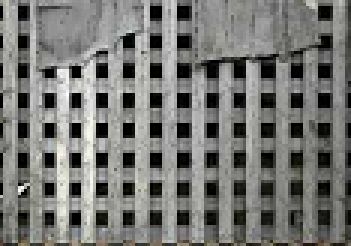
%> input picture texture_19_9_18/images/0.bmp, 117 x 82 px (shown 3 times larger)
$ octave statistic_for_contours_11_19.m   (GNU Octave 9; MATLAB toolbox functions it lacks are replaced by stand-ins)
%> lines starting %> are read from the running program, lines starting %| are printed output that depends on the picture; in (x1, y1, x2, y2) boxes, pixels count from 0 and x2, y2 are one past the last pixel; in counts of white or black regions, pixels touching at a corner belong together; the program's own positions count from 1
### texture_19_9_18/shadow.m
function out=shadow(input,value)
hold on;
%%
a=input<value;% nature image
% a=input>value;% structure image
%%
[m n]=find(a);
for ii=1:length(m)
    x=n(ii)+[0 0 1 1];
    y=m(ii)+[0 1 1 0];
    patch(x,y,'b','edgecolor','none','facealpha',0.4);
end
hold off;
% axis equal;     %axis square/将当前坐标系图形设置为方形。横轴及纵轴比例是1：1
%axis equal/将横轴纵轴的定标系数设成相同值
out=1;

### texture_19_9_18/statistic_for_contours_11_19.m
%%
% 2019年11月19日
%本代码主要涉及以下操作：
%使用matlab代码L0滤波图像，然后使用opencv提取图像轮廓，最后使用分块处理，提取轮廓图中结构的方向变化，并统计各个块内数据和的直方图。
%%
close all
addpath(genpath(pwd));
%% input the picture
[FileName, FilePath]=uigetfile('*.jpg;*.png;*.tif;*.img;*.bmp;*.gif;','请选择图像数据');
%> the answer given: images/0.bmp
str=[FilePath FileName];
img_rgb=imread(str);
%> img_rgb is the input picture: size 82x117x3 uint8; mean R, G, B 118.7, 119.1, 115.8
img_original=imread('\images\0.bmp'); %%input original image
%% convert to gray image
img_gray=rgb2gray(img_rgb);
img_gray(img_gray<100)=0;
%%
temp_img_gray=double(img_gray);       %% convert to double type
temp_img_gray(temp_img_gray>100)=1;   %% 将非零数据转换为1，便于使用函数统计块内轮廓点的个数，即统计1的总个数
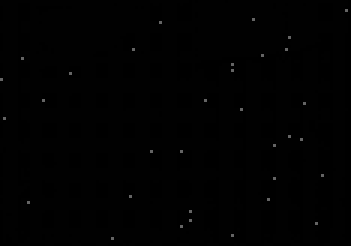
%> temp_img_gray: size 82x117 double (shown 3 times larger); min 0, max 100, mean 1.1
%% 图像旋转
% [8 lines of commented-out code are left out]
%%
fun = @(block_struct) sum(sum(block_struct.data));                    %Create block processing function.
patch_size_x=5;
patch_size_y=2;
tatistic_data=blockproc(temp_img_gray,[patch_size_x patch_size_y],fun);   % Select the appropriate batch size
%% Statistical the blocks-sum value distribution
stbl=tabulate(tatistic_data(:));
%> stbl = 22 rows, first 12: [7 24 2.39; 8 102 10.17; 6 68 6.78; 108 7 0.698; 105 5 0.499; 5 58 5.78; 1 35 3.49; 10 400 39.88; 0 68 6.78; 9 60 5.98; 2 109 10.87; 3 20 1.99]
figure
plot(stbl(:,1),stbl(:,2)); %线性，颜色，标记
xlabel('块和的值');  %x轴坐标描述
ylabel('统计数');
title_name=strcat(num2str(patch_size_x),'x', num2str(patch_size_y),'块的统计图');
title(title_name);
set(0,'defaultfigurecolor','w');
set(gca,'XTick',0:1:17);
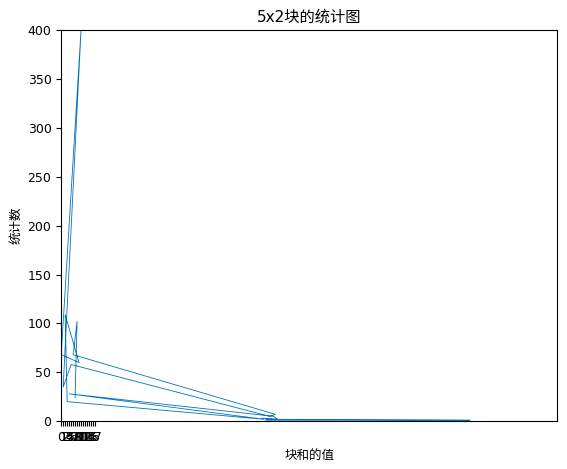
%> figure redrawn from the program's plot data
%%
[max_index_r max_index_c]=find(stbl(:,2)==max(stbl(:,2)));
%> max_index_r = 8; max_index_c = 1
max_value=stbl(max_index_r,1);
%> max_value = 10
[sort_stbl_data,org_index]=sortrows(stbl,-2);       % 负数代表降序排列
%> sort_stbl_data = 22 rows, first 12: [10 400 39.88; 2 109 10.87; 8 102 10.17; 6 68 6.78; 0 68 6.78; 9 60 5.98; 5 58 5.78; 1 35 3.49; 4 28 2.79; 7 24 2.39; 3 20 1.99; 108 7 0.698]; org_index = 22 values, max 22 at index 19, min 1 at index 10, mean 11.5
%%  散点映射
[row col]=size(tatistic_data);
%> row = 17; col = 59
shadow_patch=zeros(row*patch_size_x,col*patch_size_y);
for i=1:row
    for j=1:col
        if tatistic_data(i,j)==sort_stbl_data(2,1);
            shadow_patch((i-1)*patch_size_x+1:(i)*patch_size_x,(j-1)*patch_size_y+1:(j)*patch_size_y)=1;
        end
    end
end
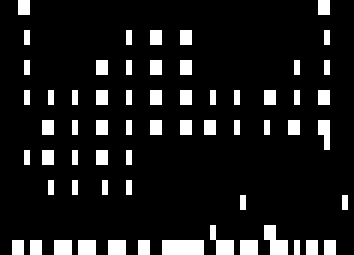
%> shadow_patch: size 85x118 double (shown 3 times larger); values 0 (black) and 1 (white), 10.9% white; 61 white regions (28 under 20 px), largest, box (x1, y1, x2, y2) and area: (54, 80, 68, 85) 70, (88, 75, 96, 85) 50, (70, 75, 78, 85) 40
%%
figure
imshow(temp_img_gray)
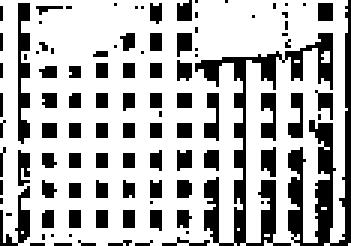
%> displayed picture: size 82x117, on the screen's scale of 0 to 255 (shown 3 times larger); 71.4% white; 103 black regions (52 under 20 px), largest, box (x1, y1, x2, y2) and area: (65, 11, 111, 82) 612, (96, 0, 117, 82) 503, (6, 1, 10, 48) 131
out=shadow(shadow_patch,0);
%> in shadow, `a=input<value;`: a: size 85x118 logical; every value is 0
%> in shadow, `[m n]=find(a);`: m = []
%> out = 1
title_name=strcat(num2str(patch_size_x),'x', num2str(patch_size_y),'块的映射图');
title(title_name);
%%
%%%%%%%%%%%%%%%%%%%%%%%%%%%%%%%%%%%%%%%%%%%%%%%%%%%%%%%%%%%%%%%%%%%%%%%%%%%%%%%%%%%%%%%%%%%%%%%%%%%%%%%%
% 以下代码为步长为1的统计代码
%% 步长为1的的统计
[row_0 col_0]=size(temp_img_gray);
%> row_0 = 82; col_0 = 117
tatistic_data_step_1=zeros(row_0-patch_size_x+1,col_0-patch_size_y+1);
for i=1:row_0-patch_size_x+1
    for j=1:col_0-patch_size_y+1
        temp_data=temp_img_gray(i:i+patch_size_x-1,j:j+patch_size_y-1);
        tatistic_data_step_1(i,j)=sum(sum(temp_data));
    end
end
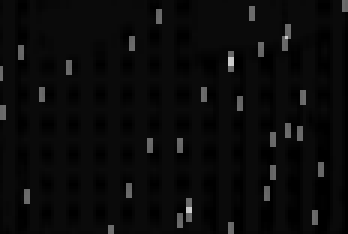
%> tatistic_data_step_1: size 78x116 double (shown 3 times larger); min 0, max 208, mean 10.7
%% Statistical the blocks-sum value distribution
stbl=tabulate(tatistic_data_step_1(:));
%> stbl = 28 rows, first 12: [7 402 4.44; 6 715 7.9; 5 664 7.34; 8 726 8.02; 9 454 5.02; 105 41 0.453; 106 37 0.409; 107 33 0.365; 108 37 0.409; 109 35 0.387; 4 471 5.21; 10 3933 43.47]
figure
plot(stbl(:,1),stbl(:,2)); %线性，颜色，标记
xlabel('块和的值');  %x轴坐标描述
ylabel('统计数');
title_name=strcat(num2str(patch_size_x),'x', num2str(patch_size_y),'块的统计图');
title(title_name);
set(0,'defaultfigurecolor','w');
set(gca,'XTick',0:1:17);
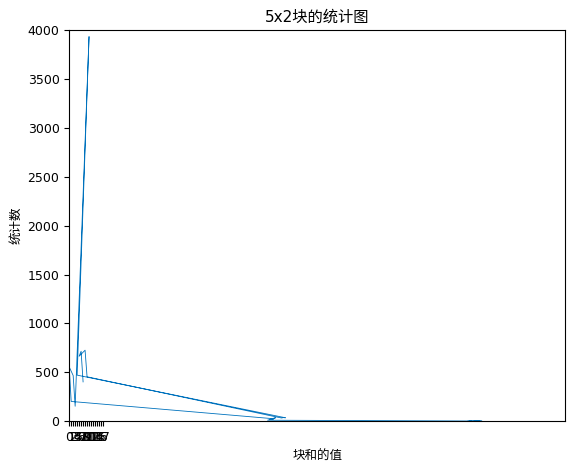
%> figure redrawn from the program's plot data
%% 排序
[sort_stbl_data,org_index]=sortrows(stbl,-2);       % 负数代表降序排列
%> sort_stbl_data = 28 rows, first 12: [10 3933 43.47; 8 726 8.02; 6 715 7.9; 5 664 7.34; 0 555 6.13; 4 471 5.21; 2 467 5.16; 9 454 5.02; 7 402 4.44; 1 202 2.23; 3 153 1.69; 105 41 0.453]; org_index = 28 values, max 28 at index 28, min 1 at index 9, mean 14.5
%% 散点映射
[row_1 col_1]=size(tatistic_data_step_1);
%> row_1 = 78; col_1 = 116
shadow_patch=zeros(row_1+patch_size_x-1,col_1+patch_size_y-1);
for i=1:row_1
    for j=1:col_1
        if tatistic_data_step_1(i,j)>=6;
            shadow_patch(i:i+patch_size_x-1,j:j+patch_size_y-1)=1;
        end
    end
end
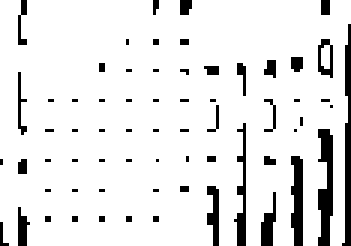
%> shadow_patch: size 82x117 double (shown 3 times larger); values 0 (black) and 1 (white), 90% white; 65 black regions (55 under 20 px), largest, box (x1, y1, x2, y2) and area: (106, 43, 111, 82) 140, (114, 8, 117, 82) 133, (97, 52, 101, 82) 100
%%
figure
imshow(temp_img_gray)
out=shadow(shadow_patch,0);
%> in shadow (call 2), `a=input<value;`: a: size 82x117 logical; every value is 0
title_name=strcat(num2str(patch_size_x),'x', num2str(patch_size_y),'块的映射图');
title(title_name);
%%
imwrite(shadow_patch,'final_matrix_2x5.jpg');

$ run again, with texture_19_9_18/images/11.bmp copied over texture_19_9_18/images/0.bmp
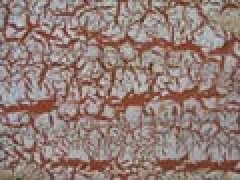
%> input picture texture_19_9_18/images/11.bmp, 120 x 90 px (shown 2 times larger)
%> img_rgb is the input picture: size 90x120x3 uint8; mean R, G, B 147.5, 124.9, 119
%> `stbl=tabulate(tatistic_data(:));`: stbl = 23 rows, first 12: [7 98 9.07; 10 376 34.81; 8 147 13.61; 9 175 16.2; 108 9 0.833; 5 53 4.91; 6 78 7.22; 4 36 3.33; 2 17 1.57; 104 1 0.0926; 207 2 0.185; 107 17 1.57]
%> max_index_r = 2; max_index_c = 1
%> max_value = 10
%> `[sort_stbl_data,org_index]=sortrows(stbl,-2);`: sort_stbl_data = 23 rows, first 12: [10 376 34.81; 9 175 16.2; 8 147 13.61; 7 98 9.07; 6 78 7.22; 5 53 4.91; 4 36 3.33; 3 19 1.76; 2 17 1.57; 107 17 1.57; 109 16 1.48; 108 9 0.833]; org_index = 23 values, max 23 at index 23, min 1 at index 4, mean 12
%> a: size 90x120 logical; every value is 0
%> m = []
%> out = 1
%> `stbl=tabulate(tatistic_data_step_1(:));`: stbl = 28 rows, first 12: [7 987 9.64; 8 1412 13.8; 9 1676 16.38; 10 3443 33.64; 6 802 7.84; 5 476 4.65; 109 145 1.42; 108 130 1.27; 106 79 0.772; 3 192 1.88; 4 386 3.77; 2 147 1.44]
%> `[sort_stbl_data,org_index]=sortrows(stbl,-2);`: sort_stbl_data = 28 rows, first 12: [10 3443 33.64; 9 1676 16.38; 8 1412 13.8; 7 987 9.64; 6 802 7.84; 5 476 4.65; 4 386 3.77; 3 192 1.88; 2 147 1.44; 109 145 1.42; 108 130 1.27; 107 112 1.09]; org_index = 28 values, max 28 at index 28, min 1 at index 4, mean 14.5
%> after the loop `for i=1:row_1`:
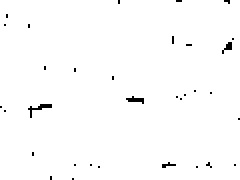
%> shadow_patch: size 90x120 double (shown 2 times larger); values 0 (black) and 1 (white), 98.9% white; black in thin lines or dots
